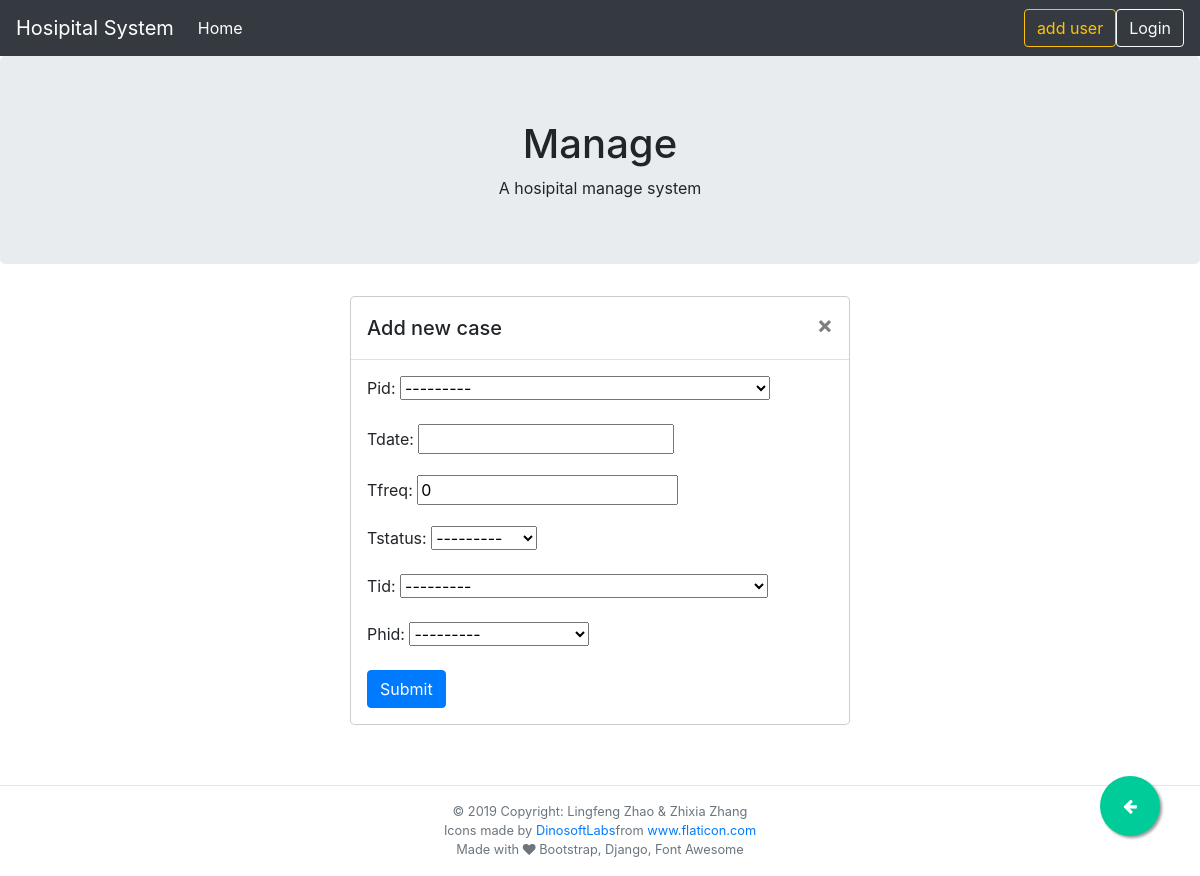
/case/add/, run on the app's committed database.
### hospital/models.py (models this page shows)
class Patient(models.Model):
    GENDER = [("M", "Male"), ("F", "Female"), ("U", "Unkown")]
    RACE = [
        ("ASIAN", "Asian"),
        ("HISPANIC", "Hispanic"),
        ("LATINO", "Latin American"),
        ("AFRICAN", "African American"),
        ("OTHER", "Other"),
    ]
    STATUS = [
        ("M", "Married"),
        ("S", "Single"),
        ("D", "Devoiced"),
        ("W", "Widow or widower"),
    ]
    pid = models.AutoField(primary_key=True)
    pfname = models.CharField(max_length=30)
    plname = models.CharField(max_length=20)
    pgender = models.CharField(max_length=1, choices=GENDER)
    pbd = models.DateTimeField()
    prace = models.CharField(max_length=20, blank=True, null=True, choices=RACE)
    pstatus = models.CharField(max_length=1, choices=STATUS)
    def __str__(self):
        return f"{self.pfname.title()} {self.plname.title()}-{self.get_pgender_display()}-{self.get_prace_display()}-{self.pbd.strftime('%m/%d/%Y')}"
    class Meta:
        db_table = "patient"

class Treatment(models.Model):
    TYPE = [("PHARMA", "Pharma"), ("PROCEDURE", "Procedure"), ("SURGERY", "Surgery")]
    tid = models.AutoField(primary_key=True)
    tname = models.CharField(max_length=50)
    ttype = models.CharField(max_length=10,choices=TYPE)
    deid = models.ForeignKey(Disease, models.DO_NOTHING, db_column="deid")
    def __str__(self):
        return f"{self.tname.title()}-{self.ttype}-{self.deid}"
    class Meta:
        db_table = "treatment"

class Physician(models.Model):
    phid = models.AutoField(primary_key=True)
    phfname = models.CharField(max_length=30)
    phtel = models.CharField(max_length=13)
    phspl = models.CharField(max_length=30)
    hid = models.ForeignKey(Hospital, models.CASCADE, db_column="hid")
    patient = models.ManyToManyField(
        Patient, through="PatientTreatment", related_name="physician"
    )
    treatment = models.ManyToManyField(
        Treatment, through=PatientTreatment, related_name="physician"
    )
    def __str__(self):
        return f"{self.phfname.title()}-{self.phspl}"
    class Meta:
        db_table = "physician"

### hospital/views.py (the view)
# urls.py: path("case/add/", views.CaseCreateView.as_view(), name="case-add"),
class CaseCreateView(CreateViewPermissionMixin, generic.CreateView):
    model = PatientTreatment
    template_name = "create.html"
    fields = ["pid", "tdate", "tfreq", "tstatus", "tid", "phid"]
    success_url = reverse_lazy("index")
    def get_context_data(self, **kwargs):
        context = super(CaseCreateView, self).get_context_data(**kwargs)
        context["modal"] = "patienttreatment-create-modal.html"
        return context

### hospital/models.py (called while the page is built)
    def __str__(self):
        return f"({self.deid}): {self.dename}"

### hospital/templates/create.html
{% extends 'base.html' %}
{% block content %}
{% include modal %}
{% endblock content %}

### hospital/templates/patienttreatment-create-modal.html (shortened to what this page needs)
<div class="modal-dialog" role="document">
    <div class="modal-content">
        <div class="modal-header">
            <h5 class="modal-title" id="exampleModalLabel">Add new case</h5>
            <button type="button" class="close" data-dismiss="modal" aria-label="Close">
                <span aria-hidden="true">&times;</span>
            </button>
        </div>
        <div class="modal-body">
            <form action="{% url 'case-add' %}" method="post">
                {% for field in form %}
                <div class="form-group">
                    {{ field.label_tag }}
                    {{ field }}
                </div>
                {% endfor %}
                <input type="submit" class="btn btn-primary" value="Submit">
            </form>
        </div>
    </div>
</div>

### hospital/templates/base.html (style rules this page uses)
body { min-height: 800px; padding-top: 56px; }

### data on the page
Patient: form "---------"
Treatment: form "---------"
Physician: form "---------"

### other printed values
{{ field.label_tag }} "Pid:" "Tdate:" "Tfreq:" "Tstatus:" "Tid:" "Phid:"
